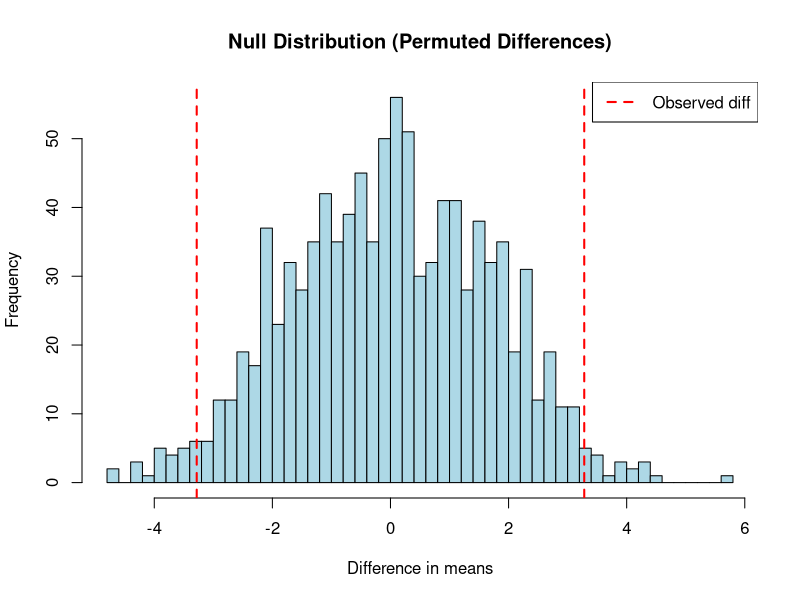

Generate this figure with R:
# --- Permutation test in R ---

# Your data
group_A <- c(0.29, 13.82, 5.27, 11.45, 8.98, 13.57, 13.55, 8.44, 3.78, 9.92, 8.48, 13.47, 11.64, 9.85, 5.66)
group_B <- c(8.04, 9.91, 12.59, 13.81, 9.92, 13.54, 16.82, 10.51, 11.09, 4.62, 10.55, 16.05, 10.78, 21.36, 17.8)

# Observed difference in means
obs_diff <- mean(group_B) - mean(group_A)
cat("Observed diff:", round(obs_diff, 3), "\n")

# Permutation loop
set.seed(42)
n_perms  <- 1000
combined <- c(group_A, group_B)
n        <- length(group_A)

null_dist <- replicate(n_perms, {
  shuffled <- sample(combined)
  mean(shuffled[(n+1):(2*n)]) - mean(shuffled[1:n])
})

# Two-tailed p-value
p_val <- mean(abs(null_dist) >= abs(obs_diff))
cat("p-value:", round(p_val, 4), "\n")

# Plot null distribution
hist(null_dist, breaks = 40, col = "lightblue",
     main = "Null Distribution (Permuted Differences)",
     xlab = "Difference in means")
abline(v = obs_diff,  col = "red",  lwd = 2, lty = 2)
abline(v = -obs_diff, col = "red",  lwd = 2, lty = 2)
legend("topright", legend = "Observed diff",
       col = "red", lty = 2, lwd = 2)
